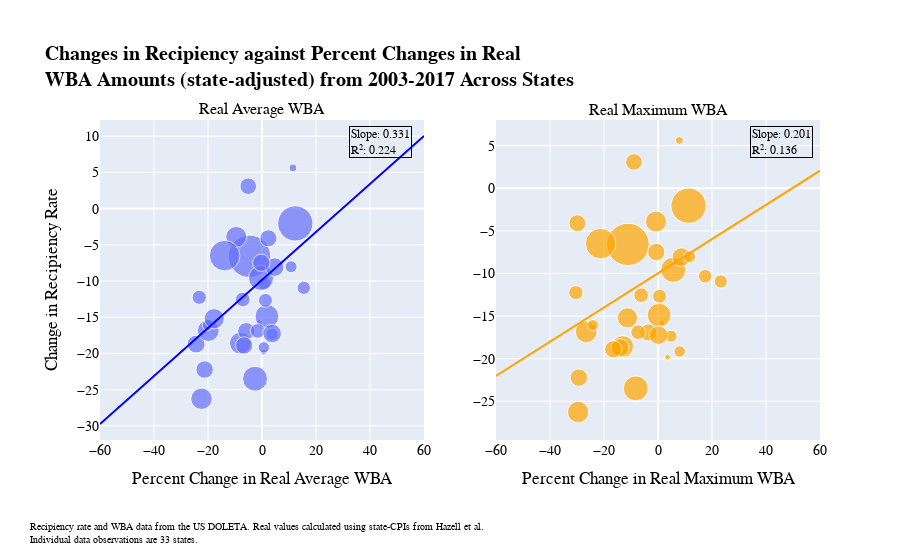

The code cell stored with this chart in its notebook:
### Code cell
fig1 = px.scatter(data_frame = pct_changes_state_laborforce,
                 x = '% Change in Real Average WBA (2003-2017)',
                 y = 'Change in Recipiency Rate (2003-2017)',
                 size = 'Civilian Labor Force',
                 size_max = 30,
                 hover_data = ['State'],
                 height=500)
fig1.add_trace(go.Scatter(
    x=x_pred2,
    y=y_pred2,
    mode='lines',
    line=dict(color='blue', width=2),
    opacity=1,
    showlegend=False
))

fig2 = px.scatter(data_frame = pct_changes_state_laborforce,
                 x = '% Change in Real Maximum WBA (2003-2017)',
                 y = 'Change in Recipiency Rate (2003-2017)',
                 size = 'Civilian Labor Force',
                 size_max = 30,
                 hover_data = ['State'],
                 height=500,
                 color_discrete_sequence=['rgba(255, 165, 0,1)'])

fig2.add_trace(go.Scatter(
    x=x_pred,
    y=y_pred,
    mode='lines',
    line=dict(color='orange', width=2),
    opacity=1,
    showlegend=False
))

fig = make_subplots(rows=1, cols=2, subplot_titles=("Real Average WBA", "Real Maximum WBA"))

# Add traces from fig1 to subplot 1
for trace in fig1.data:
    fig.add_trace(trace, row=1, col=1)

# Add traces from fig2 to subplot 2
for trace in fig2.data:
    fig.add_trace(trace, row=1, col=2)
    
fig.update_layout(title_text="<b>Changes in Recipiency against Percent Changes in Real <br>WBA Amounts (state-adjusted) from 2003-2017 Across States",
                   yaxis_title="Change in Recipiency Rate",
                   font=dict(
                        family="Cambria",  
                        size=14,         
                        color="black",
                    )
                  )

fig.update_layout(height=500)
tickvals=[-60, -40, -20, 0, 20, 40, 60]
fig.update_xaxes(title_text="Percent Change in Real Average WBA", tickvals=tickvals, row=1, col=1)
fig.update_xaxes(title_text="Percent Change in Real Maximum WBA", tickvals=tickvals, row=1, col=2)
fig.add_annotation(
    text='Recipiency rate and WBA data from the US DOLETA. Real values calculated using state-CPIs from Hazell et al. <br>Individual data observations are 33 states.',
    showarrow=False,
    xref="paper",
    yref="paper",
    x=-0.1,
    y=-0.25,
    xanchor="left",
    yanchor="top",
    font=dict(size=10),
    align="left"
)
fig.add_annotation(
    xref="paper", yref="paper",
    x=0.99, y=0.98,
    text=f"Slope: {slope_max:.3f}<br>R²: {r_squared_max:.3f}",
    showarrow=False,
    font=dict(size=12, color="black"),
    align="left",
    bordercolor="black",
    borderwidth=1
)
fig.add_annotation(
    xref="paper", yref="paper",
    x=0.39, y=0.98,
    text=f"Slope: {slope_avg:.3f}<br>R²: {r_squared_avg:.3f}",
    showarrow=False,
    font=dict(size=12, color="black"),
    align="left",
    bordercolor="black",
    borderwidth=1
)
fig.update_layout(margin={"l":100,"b":120, "t":120})
fig.show()

### Figure 1 — Plotly figure (JSON) as saved in the notebook; plotly's stock layout.template omitted (floating-point values rounded to 4 significant figures)
{"data": [{"customdata": [["AK"], ["AL"], ["AR"], ["CA"], ["CO"], ["CT"], ["DC"], ["GA"], ["HI"], ["IL"], ["IN"], ["KS"], ["LA"], ["MA"], ["MD"], ["MI"], ["MN"], ["MO"], ["MS"], ["NC"], ["NJ"], ["NY"], ["OH"], ["OK"], ["OR"], ["PA"], ["SC"], ["TN"], ["TX"], ["UT"], ["VA"], ["WA"], ["WI"]], "hovertemplate": "% Change in Real Average WBA (2003-2017)=%{x}<br>Change in Recipiency Rate (2003-2017)=%{y}<br>Civilian Labor Force=%{marker.size}<br>State=%{customdata[0]}<extra></extra>", "legendgroup": "", "marker": {"color": "#636efa", "size": [354655, 2196500, 1342190, 18515964, 2840452, 1874560, 361976, 4866440, 655726, 6502750, 3265095, 1489357, 2078119, 3576798, 3103405, 4883357, 2986417, 3039250, 1281036, 4717119, 4545524, 9588250, 5819345, 1794881, 1996107, 6404202, 2223345, 3126095, 12773524, 1456595, 4195607, 3573226, 3088940], "sizemode": "area", "sizeref": 20570.0, "symbol": "circle"}, "mode": "markers", "name": "", "orientation": "v", "showlegend": false, "type": "scatter", "x": [0.584, -7.124, 0.6865, -4.628, -5.1, 0.8564, -1.058, -8.025, 11.47, -0.3598, -24.4, 3.699, -23.24, 4.657, -0.2825, -19.9, 2.364, -5.846, -20.06, -22.41, -9.521, -13.82, 1.823, 15.48, 1.287, -2.582, -1.594, -21.25, 12.34, 10.76, -17.7, 3.753, -6.628], "xaxis": "x", "y": [-19.82, -12.55, -19.16, -6.589, 3.089, -10.32, -15.77, -18.57, 5.613, -9.569, -18.71, -17.36, -12.25, -8.081, -7.481, -16.85, -4.108, -16.92, -16.07, -26.26, -3.912, -6.494, -14.89, -10.95, -12.67, -23.49, -16.89, -22.23, -2.045, -8.03, -15.21, -17.25, -18.9], "yaxis": "y"}, {"line": {"color": "blue", "width": 2}, "mode": "lines", "opacity": 1, "showlegend": false, "type": "scatter", "x": [-60, -58.79, -57.58, -56.36, -55.15, -53.94, -52.73, -51.52, -50.3, -49.09, -47.88, -46.67, -45.45, -44.24, -43.03, -41.82, -40.61, -39.39, -38.18, -36.97, -35.76, -34.55, -33.33, -32.12, -30.91, -29.7, -28.48, -27.27, -26.06, -24.85, -23.64, -22.42, -21.21, -20, -18.79, -17.58, -16.36, -15.15, -13.94, -12.73, -11.52, -10.3, -9.091, -7.879, -6.667, -5.455, -4.242, -3.03, -1.818, -0.6061, 0.6061, 1.818, 3.03, 4.242, 5.455, 6.667, 7.879, 9.091, 10.3, 11.52, 12.73, 13.94, 15.15, 16.36, 17.58, 18.79, 20, 21.21, 22.42, 23.64, 24.85, 26.06, 27.27, 28.48, 29.7, 30.91, 32.12, 33.33, 34.55, 35.76, 36.97, 38.18, 39.39, 40.61, 41.82, 43.03, 44.24, 45.45, 46.67, 47.88, 49.09, 50.3, 51.52, 52.73, 53.94, 55.15, 56.36, 57.58, 58.79, 60], "xaxis": "x", "y": [-29.75, -29.35, -28.94, -28.54, -28.14, -27.74, -27.34, -26.93, -26.53, -26.13, -25.73, -25.33, -24.93, -24.52, -24.12, -23.72, -23.32, -22.92, -22.52, -22.11, -21.71, -21.31, -20.91, -20.51, -20.1, -19.7, -19.3, -18.9, -18.5, -18.1, -17.69, -17.29, -16.89, -16.49, -16.09, -15.69, -15.28, -14.88, -14.48, -14.08, -13.68, -13.27, -12.87, -12.47, -12.07, -11.67, -11.27, -10.86, -10.46, -10.06, -9.659, -9.257, -8.856, -8.454, -8.052, -7.65, -7.249, -6.847, -6.445, -6.043, -5.641, -5.24, -4.838, -4.436, -4.034, -3.633, -3.231, -2.829, -2.427, -2.026, -1.624, -1.222, -0.8204, -0.4187, -0.01689, 0.3849, 0.7866, 1.188, 1.59, 1.992, 2.394, 2.795, 3.197, 3.599, 4.001, 4.402, 4.804, 5.206, 5.608, 6.009, 6.411, 6.813, 7.215, 7.616, 8.018, 8.42, 8.822, 9.223, 9.625, 10.03], "yaxis": "y"}, {"customdata": [["AK"], ["AL"], ["AR"], ["CA"], ["CO"], ["CT"], ["DC"], ["GA"], ["HI"], ["IL"], ["IN"], ["KS"], ["LA"], ["MA"], ["MD"], ["MI"], ["MN"], ["MO"], ["MS"], ["NC"], ["NJ"], ["NY"], ["OH"], ["OK"], ["OR"], ["PA"], ["SC"], ["TN"], ["TX"], ["UT"], ["VA"], ["WA"], ["WI"]], "hovertemplate": "% Change in Real Maximum WBA (2003-2017)=%{x}<br>Change in Recipiency Rate (2003-2017)=%{y}<br>Civilian Labor Force=%{marker.size}<br>State=%{customdata[0]}<extra></extra>", "legendgroup": "", "marker": {"color": "rgba(255, 165, 0,1)", "size": [354655, 2196500, 1342190, 18515964, 2840452, 1874560, 361976, 4866440, 655726, 6502750, 3265095, 1489357, 2078119, 3576798, 3103405, 4883357, 2986417, 3039250, 1281036, 4717119, 4545524, 9588250, 5819345, 1794881, 1996107, 6404202, 2223345, 3126095, 12773524, 1456595, 4195607, 3573226, 3088940], "sizemode": "area", "sizeref": 20570.0, "symbol": "circle"}, "mode": "markers", "name": "", "orientation": "v", "showlegend": false, "type": "scatter", "x": [3.569, -6.231, 8.036, -11.12, -8.91, 17.44, 1.514, -13.09, 7.932, 5.654, -14.01, 4.823, -30.43, 8.648, -0.6425, -26.6, -29.86, -3.564, -24.1, -29.58, -0.7316, -21.22, 0.416, 23.26, 0.5664, -8.242, -7.351, -29.3, 11.32, 11.74, -11.31, 0.1903, -16.55], "xaxis": "x2", "y": [-19.82, -12.55, -19.16, -6.589, 3.089, -10.32, -15.77, -18.57, 5.613, -9.569, -18.71, -17.36, -12.25, -8.081, -7.481, -16.85, -4.108, -16.92, -16.07, -26.26, -3.912, -6.494, -14.89, -10.95, -12.67, -23.49, -16.89, -22.23, -2.045, -8.03, -15.21, -17.25, -18.9], "yaxis": "y2"}, {"line": {"color": "orange", "width": 2}, "mode": "lines", "opacity": 1, "showlegend": false, "type": "scatter", "x": [-60, -58.79, -57.58, -56.36, -55.15, -53.94, -52.73, -51.52, -50.3, -49.09, -47.88, -46.67, -45.45, -44.24, -43.03, -41.82, -40.61, -39.39, -38.18, -36.97, -35.76, -34.55, -33.33, -32.12, -30.91, -29.7, -28.48, -27.27, -26.06, -24.85, -23.64, -22.42, -21.21, -20, -18.79, -17.58, -16.36, -15.15, -13.94, -12.73, -11.52, -10.3, -9.091, -7.879, -6.667, -5.455, -4.242, -3.03, -1.818, -0.6061, 0.6061, 1.818, 3.03, 4.242, 5.455, 6.667, 7.879, 9.091, 10.3, 11.52, 12.73, 13.94, 15.15, 16.36, 17.58, 18.79, 20, 21.21, 22.42, 23.64, 24.85, 26.06, 27.27, 28.48, 29.7, 30.91, 32.12, 33.33, 34.55, 35.76, 36.97, 38.18, 39.39, 40.61, 41.82, 43.03, 44.24, 45.45, 46.67, 47.88, 49.09, 50.3, 51.52, 52.73, 53.94, 55.15, 56.36, 57.58, 58.79, 60], "xaxis": "x2", "y": [-22.02, -21.77, -21.53, -21.29, -21.04, -20.8, -20.56, -20.31, -20.07, -19.83, -19.58, -19.34, -19.1, -18.85, -18.61, -18.37, -18.12, -17.88, -17.64, -17.39, -17.15, -16.91, -16.66, -16.42, -16.18, -15.93, -15.69, -15.45, -15.21, -14.96, -14.72, -14.48, -14.23, -13.99, -13.75, -13.5, -13.26, -13.02, -12.77, -12.53, -12.29, -12.04, -11.8, -11.56, -11.31, -11.07, -10.83, -10.58, -10.34, -10.1, -9.855, -9.612, -9.368, -9.125, -8.882, -8.639, -8.396, -8.152, -7.909, -7.666, -7.423, -7.18, -6.936, -6.693, -6.45, -6.207, -5.964, -5.72, -5.477, -5.234, -4.991, -4.748, -4.504, -4.261, -4.018, -3.775, -3.532, -3.288, -3.045, -2.802, -2.559, -2.316, -2.072, -1.829, -1.586, -1.343, -1.1, -0.8564, -0.6132, -0.37, -0.1268, 0.1164, 0.3596, 0.6028, 0.846, 1.089, 1.332, 1.576, 1.819, 2.062], "yaxis": "y2"}], "layout": {"annotations": [{"font": {"size": 16}, "showarrow": false, "text": "Real Average WBA", "x": 0.225, "xanchor": "center", "xref": "paper", "y": 1, "yanchor": "bottom", "yref": "paper"}, {"font": {"size": 16}, "showarrow": false, "text": "Real Maximum WBA", "x": 0.775, "xanchor": "center", "xref": "paper", "y": 1, "yanchor": "bottom", "yref": "paper"}, {"align": "left", "font": {"size": 10}, "showarrow": false, "text": "Recipiency rate and WBA data from the US DOLETA. Real values calculated using state-CPIs from Hazell et al. <br>Individual data observations are 33 states.", "x": -0.1, "xanchor": "left", "xref": "paper", "y": -0.25, "yanchor": "top", "yref": "paper"}, {"align": "left", "bordercolor": "black", "borderwidth": 1, "font": {"color": "black", "size": 12}, "showarrow": false, "text": "Slope: 0.201<br>R²: 0.136", "x": 0.99, "xref": "paper", "y": 0.98, "yref": "paper"}, {"align": "left", "bordercolor": "black", "borderwidth": 1, "font": {"color": "black", "size": 12}, "showarrow": false, "text": "Slope: 0.331<br>R²: 0.224", "x": 0.39, "xref": "paper", "y": 0.98, "yref": "paper"}], "autosize": true, "font": {"color": "black", "family": "Cambria", "size": 14}, "margin": {"b": 120, "l": 100, "t": 120}, "title": {"text": "<b>Changes in Recipiency against Percent Changes in Real <br>WBA Amounts (state-adjusted) from 2003-2017 Across States"}, "xaxis": {"anchor": "y", "autorange": true, "domain": [0, 0.45], "range": [-60, 60], "tickvals": [-60, -40, -20, 0, 20, 40, 60], "title": {"text": "Percent Change in Real Average WBA"}, "type": "linear"}, "xaxis2": {"anchor": "y2", "autorange": true, "domain": [0.55, 1], "range": [-60, 60], "tickvals": [-60, -40, -20, 0, 20, 40, 60], "title": {"text": "Percent Change in Real Maximum WBA"}, "type": "linear"}, "yaxis": {"anchor": "x", "autorange": true, "domain": [0, 1], "range": [-31.96, 12.24], "title": {"text": "Change in Recipiency Rate"}, "type": "linear"}, "yaxis2": {"anchor": "x2", "autorange": true, "domain": [0, 1], "range": [-29.92, 8.171], "type": "linear"}}}
